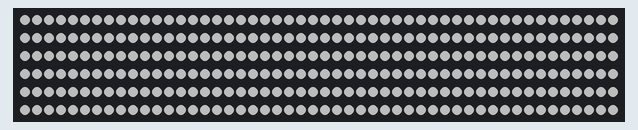
The sketch below on a simulated Arduino Uno, built with avr-gcc and run on an emulated ATmega328P. Shown: 300 RGB LEDs in strip order, left to right, continuing on the next row. Dim RGB values are drawn brighter than linear.

Above: at 3.0 s.

The sketch:

xyz.ino
```cpp
// a simple test to interpolate x,y,z values for each LED from a lookup table of bar end points
// should set r,g,b based on x,y,z position. Still needs to be debugged!

#include "FastLED.h"

#define NUM_LEDS 300
#define CLOCK_PIN 11
#define DATA_PIN 12
CRGB leds[NUM_LEDS];
//#define DEBUG_SERIAL

//segment	start	end	x1	y1	z1	x2	y2	z2
//FOG-LAW	134	179	-48.3600692	-38.24698348	28.77890415	-45.4397	-13.12042	13.2248
//EVE-OLD	225	286	-28.83402422	9.185582321	21.50898854	-8.6436	        -25.61328	21.9743
//LIE-TAU	1	82	-0.30368428	-0.574802553	0.089074841	-24.8563	-47.0471	7.2907
//OLD-LIE	287	339	-8.480794893	-25.13084527	21.56040668	-0.177734431	-0.526674272	0.451847575
//TAU-FOG	83	133	-25.32256429	-46.88398673	7.722612162	-48.4246	-38.8022	29.1226
//LAW-EVE	180	224	-45.0747957	-12.60761337	13.41035497	-29.1633	9.7531	        21.5014

// the start and end LED indices
const uint16_t data[] = {
134,	179,
225,	286,
1,	82,
287,	339,
83,	133,
180,	224
};

//the x,y,z positions in 16 bit format
const uint16_t data2[] = {
55, 8601, 65245, 2523, 29835, 52100,
16556, 48686, 59101, 33619, 19278, 59494,
40667, 40438, 40999, 19918, 1164, 47085,
33756, 19686, 59144, 40773, 40478, 41305,
19523, 1302, 47450, 0, 8132, 65535,
2831, 30269, 52257, 16278, 49166, 59094
};

 const int numBars = 6;


void setup()
{
    delay( 2000 ); // power-up safety delay
     FastLED.addLeds<APA102, DATA_PIN, CLOCK_PIN, GBR>(leds, NUM_LEDS);

#ifdef DEBUG_SERIAL
      Serial.begin(9600);           // set up Serial library at 9600 bps
      Serial.println("Running xyz!");  //for debugging
#endif
}


void loop()
{
   #ifdef DEBUG_SERIAL
     static int i = 0;

     if(i<5)
     {
        i++;
        Serial.print("loop ");
        Serial.println(i);  //debug
     }
   #endif

       for(int bar=0; bar<numBars; bar++)
       {
          #ifdef DEBUG_SERIAL
            Serial.println(" --------------------- ");
            Serial.print("bar ");
            Serial.println(bar);   //debug
          #endif

         //look up the values from the data arrays for this bar:
          uint16_t startLED = data[(bar-1)*2    ];
          uint16_t endLED   = data[(bar-1)*2 + 1];
          uint16_t x1 = data2[(bar-1)*6    ];
          uint16_t y1 = data2[(bar-1)*6 + 1];
          uint16_t z1 = data2[(bar-1)*6 + 2];
          uint16_t x2 = data2[(bar-1)*6 + 3];
          uint16_t y2 = data2[(bar-1)*6 + 4];
          uint16_t z2 = data2[(bar-1)*6 + 5];

          #ifdef DEBUG_SERIAL
            Serial.print("x1 ");
            Serial.println(x1);  //debug
          #endif

          int range = (endLED-startLED);
          for(int ii = startLED; ii < endLED; ii++)
          {
            int frac = (ii-startLED)/range;
            int x = lerp16by16( x1, x2, frac );
            int y = lerp16by16( x1, x2, frac );
            int z = lerp16by16( x1, x2, frac );

            if(ii<NUM_LEDS)
            {
                leds[ii] = CRGB( x/256 ,y/256, z/256);
//                leds[ii] = CRGB( 255 ,255, 0);//test
            }
          }
       }

   FastLED.show();
}
```
